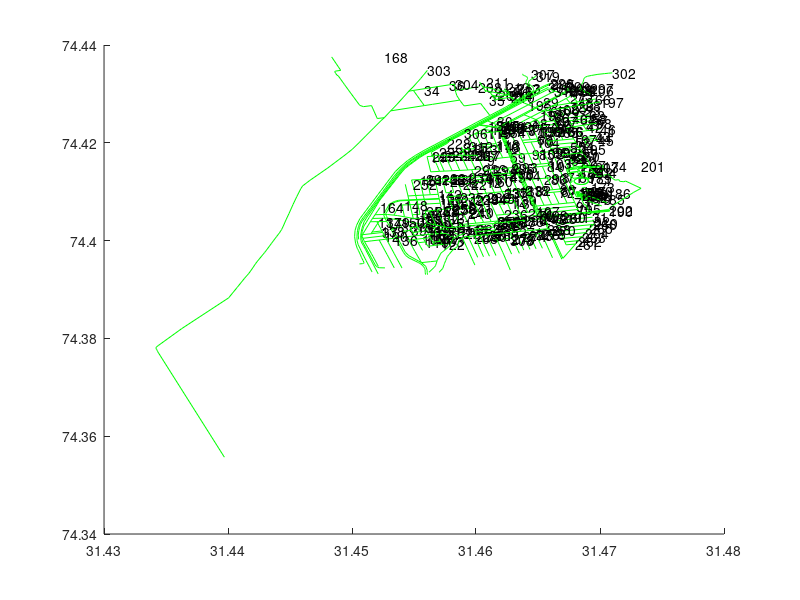

Reproduce this figure in MATLAB.
%% load data into matlab
hold on
close all
clear all
load('cellarray_ways.mat', 'cellarray_ways');

%Ways = zeros(length(cellarray_ways),length(cellarray_ways{cell_num}),2);
%% find block
for cell_num = 1:length(cellarray_ways)
    for point_num = 1:length(cellarray_ways{cell_num})
        Ways(cell_num,point_num,1) = cellarray_ways{cell_num}{point_num}(1);
        Ways(cell_num,point_num,2) = cellarray_ways{cell_num}{point_num}(2);
    end
end


%% load data into matlab

load('cellarray_ways.mat', 'cellarray_ways');

%Ways = zeros(length(cellarray_ways),length(cellarray_ways{cell_num}),2);
%% find block
for cell_num = 1:length(cellarray_ways)
    for point_num = 1:length(cellarray_ways{cell_num})
        Ways(cell_num,point_num,1) = cellarray_ways{cell_num}{point_num}(1);
        Ways(cell_num,point_num,2) = cellarray_ways{cell_num}{point_num}(2);
    end
end



hold on
X={};
Y={};



    
for cell_num = 1:length(cellarray_ways)
    %plot(Ways(cell_num,:,1) , Ways(cell_num,:,2));
  
 manual_ways_toshow=[1:319]
%% manual_ways_toshow=[63,80,74,97];
    if (sum(cell_num==manual_ways_toshow)==1)
        
        disp([num2str(cell_num) ,'_']);
        %following code is used to detect if the path(set of points) is a
        %relatively straight line
        [p,struct] = polyfit( Ways(cell_num,1:length(cellarray_ways{cell_num}),1) , Ways(cell_num,1:length(cellarray_ways{cell_num}),2) ,1)
        if(struct.df<900000 )% .df is a measure of straightness (dont know/need the exact details)
            
            plot( Ways(cell_num,1:length(cellarray_ways{cell_num}),1) , Ways(cell_num,1:length(cellarray_ways{cell_num}),2) ,'g');
            X{end+1}= Ways(cell_num,1:length(cellarray_ways{cell_num}),1);
            Y{end+1}= Ways(cell_num,1:length(cellarray_ways{cell_num}),2);
        
            %dont plot lines that arent straight
            disp('is not a st line')
        end
        % number the lines for easy marking of paths
        text(max(Ways(cell_num,1:length(cellarray_ways{cell_num}),1)),max(Ways(cell_num,1:length(cellarray_ways{cell_num}),2)),num2str(cell_num))
        disp('^');
    end
end


%% making 2 point ways
    Way_2pt =[];
    id=0;
    for cell_num = 1:length(cellarray_ways)
        curWayLen = length(cellarray_ways{cell_num});
        for iter =  1:curWayLen
            if iter+1 <= curWayLen
                id=id+1;
                %starting point
                Way_2pt(end+1 ,1 ,1) = Ways(cell_num,iter,1);
                Way_2pt(end ,1 ,2) = Ways(cell_num,iter,2);
                Way_2pt(end ,3,1) = cell_num;
                Way_2pt(end , 4 , 1)=id;
                %ending point
                Way_2pt(end , 2 , 1)= Ways(cell_num,iter+1,1);
                Way_2pt(end , 2 , 2)= Ways(cell_num,iter+1,2);
               
                x=[  Ways(cell_num,iter,1);,Ways(cell_num,iter+1,1)];
                y=[  Ways(cell_num,iter,2);,Ways(cell_num,iter+1,2)];
            %%    plot(x,y)
            end
        end


    end
count = 0;
intersections=[];
for i=1:length(Way_2pt)
    x1 = Way_2pt(i,2,1);
    y1 = Way_2pt(i,2,2);
    cell1=Way_2pt(i,4,1);
    way1=Way_2pt(i,3,1);
   
    
   %%  p1 = polyfit(x1,y1,1);
    
    
    for j=1:length(Way_2pt)
        if(i~=-j  )    
            x2 = Way_2pt(j,1,1);
            y2 = Way_2pt(j,1,2);
            cell2=Way_2pt(j,4,1);
            way2=Way_2pt(j,3,1);
           %% diff_tocmp= tocmp_way_end-tocmp_way_start;
            %%slope_in=diff_tocmp(2)/diff_tocmp(1);
           
      %%%      p2 = polyfit(x2,y2,1); 
        
      %%      x_intersect = fzero(@(x) polyval(p1-p2,x),3);
            
     %%       y_intersect = polyval(p1,x_intersect);
            
     %%       if(((abs(x_intersect-min(x2))<0.001 &&abs(x_intersect-min(x1))<0.001) || (abs(x_intersect-max(x2))<0.001 && abs(x_intersect-max(x1))<0.001)) && ((abs(y_intersect-min(y2))<0.001 && abs(y_intersect-min(y1))<0.001) ||( abs(y_intersect-max(y2))<0.001 && abs(y_intersect-max(y1))<0.001)))
         
            if (x1==x2 && y1==y2 && cell1~=cell2)  
                count=count+1;
                intersections(count,1)=x1;
                intersections(count,2)=y1;
                intersections(count,3)=cell1;
                intersections(count,4)=cell2;
                 intersections(count,5)=way1;
                intersections(count,6)=way2;
                 
              
     %%           saveas(gcf,'CV2','jpg')
                drawnow;
            end
       end
    end
end
blocks={};
blocks1={};
block_num = 0;


%%%%%%%%%%%%%%%%%%%%%%%%%%%%%%%%%%%%%%%%%%%%%%%%%%%%%